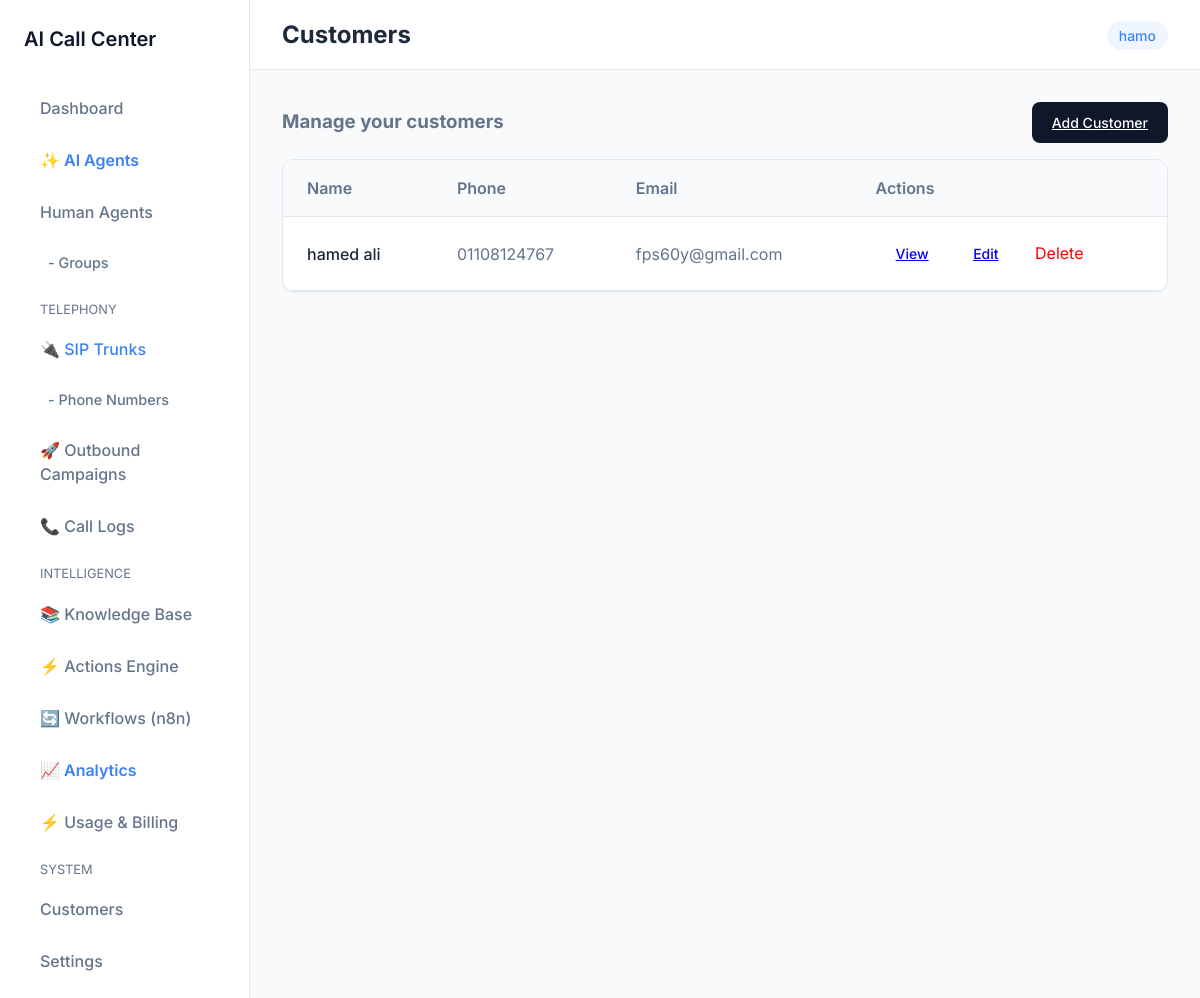
/customers/ (signed in), run on the app's committed database.
### organizations/models.py (models this page shows, shortened)
class Organization(models.Model):
    name = models.CharField(_("Organization Name"), max_length=255)
    domain = models.CharField(_("Domain"), max_length=255, unique=True, null=True, blank=True)
    is_active = models.BooleanField(default=True)
    created_at = models.DateTimeField(auto_now_add=True)
    updated_at = models.DateTimeField(auto_now=True)

### customers/models.py (models this page shows, shortened)
class Customer(TenantAwareModel):
    name = models.CharField(max_length=255)
    phone_number = models.CharField(max_length=20, blank=True, null=True)
    email = models.EmailField(blank=True, null=True)
    notes = models.TextField(blank=True, null=True)
    created_at = models.DateTimeField(auto_now_add=True)
    updated_at = models.DateTimeField(auto_now=True)

### customers/views.py (the view)
# urls.py: path('', views.CustomerListView.as_view(), name='customer_list'),
class CustomerListView(LoginRequiredMixin, ListView):
    model = Customer
    template_name = 'customers/customer_list.html'
    context_object_name = 'customers'

### core/context_processors.py (called while the page is built)
def current_organization(request):
    if hasattr(request, 'organization') and request.organization:
        return {'current_organization': request.organization}
    return {'current_organization': None}

### core/models.py (called while the page is built)
def get_current_organization():
    return getattr(_thread_locals, 'organization', None)

def set_current_organization(organization):
    _thread_locals.organization = organization

    def get_queryset(self):
        org = get_current_organization()
        if org:
            return super().get_queryset().filter(organization=org)
        return super().get_queryset()

### customers/templates/customers/customer_list.html
{% extends 'core/base.html' %}
{% block page_title %}Customers{% endblock %}
{% block content %}
<div class="mb-4" style="display: flex; justify-content: space-between; align-items: center;">
    <h3 class="text-muted">Manage your customers</h3>
    <a href="{% url 'customer_create' %}" class="btn btn-primary">Add Customer</a>
</div>
<div class="card" style="padding: 0; overflow: hidden;">
    <table style="width: 100%; border-collapse: collapse; text-align: left;">
        <thead style="background-color: var(--bg-color); border-bottom: 1px solid var(--border-color);">
            <tr>
                <th style="padding: 16px 24px; font-weight: 600; color: var(--text-secondary);">Name</th>
                <th style="padding: 16px 24px; font-weight: 600; color: var(--text-secondary);">Phone</th>
                <th style="padding: 16px 24px; font-weight: 600; color: var(--text-secondary);">Email</th>
                <th style="padding: 16px 24px; font-weight: 600; color: var(--text-secondary);">Actions</th>
            </tr>
        </thead>
        <tbody>
            {% for customer in customers %}
            <tr style="border-bottom: 1px solid var(--border-color);">
                <td style="padding: 16px 24px; font-weight: 500;">{{ customer.name }}</td>
                <td style="padding: 16px 24px; color: var(--text-secondary);">{{ customer.phone_number }}</td>
                <td style="padding: 16px 24px; color: var(--text-secondary);">{{ customer.email }}</td>
                <td style="padding: 16px 24px;">
                    <a href="{% url 'customer_detail' customer.pk %}" class="btn btn-sm btn-outline-primary">View</a>
                    <a href="{% url 'customer_update' customer.pk %}" class="btn btn-sm btn-outline-secondary">Edit</a>
                    <a href="{% url 'customer_delete' customer.pk %}" style="color: red; text-decoration: none; margin-left: 12px;">Delete</a>
                </td>
            </tr>
            {% empty %}
            <tr>
                <td colspan="4" style="padding: 32px 24px; text-align: center; color: var(--text-secondary);">
                    No customers found. Click "Add Customer" to create one.
                </td>
            </tr>
            {% endfor %}
        </tbody>
    </table>
</div>
{% endblock %}

### core/templates/core/base.html (shortened to what this page needs)
{% load static %}
<!DOCTYPE html>
<html lang="en">
<head>
    <link rel="stylesheet" href="{% static 'core/css/style.css' %}">
</head>
<body>
    <div class="app-container">
        <aside class="sidebar">
            <a href="/" class="sidebar-logo">AI Call Center</a>
            <ul class="nav-links">
                <li class="nav-item">
                    <a href="{% url 'dashboard' %}" class="nav-link">Dashboard</a>
                </li>
                <li class="nav-item">
                    <a href="{% url 'ai_agent_list' %}" class="nav-link" style="color: var(--accent-color); font-weight: 600;">✨ AI Agents</a>
                </li>
                <li class="nav-item">
                    <a href="{% url 'agent_list' %}" class="nav-link">Human Agents</a>
                </li>
                <li class="nav-item">
                    <a href="{% url 'agent_group_list' %}" class="nav-link" style="padding-left: 24px; font-size: 0.9em;">- Groups</a>
                </li>
                <li class="nav-item" style="margin-top: 16px; font-size: 0.8em; text-transform: uppercase; color: var(--text-secondary); padding: 0 16px;">Telephony</li>
                <li class="nav-item">
                    <a href="{% url 'sip_trunk_list' %}" class="nav-link" style="color: var(--accent-color);">🔌 SIP Trunks</a>
                </li>
                <li class="nav-item">
                    <a href="{% url 'phone_number_list' %}" class="nav-link" style="padding-left: 24px; font-size: 0.9em;">- Phone Numbers</a>
                </li>
                <li class="nav-item">
                    <a href="{% url 'campaign-list' %}" class="nav-link">🚀 Outbound Campaigns</a>
                </li>
                <li class="nav-item">
                    <a href="{% url 'call_log_list' %}" class="nav-link">📞 Call Logs</a>
                </li>
                <li class="nav-item" style="margin-top: 16px; font-size: 0.8em; text-transform: uppercase; color: var(--text-secondary); padding: 0 16px;">Intelligence</li>
                <li class="nav-item">
                    <a href="{% url 'knowledge_document_list' %}" class="nav-link">📚 Knowledge Base</a>
                </li>
                <li class="nav-item">
                    <a href="{% url 'action_definition_list' %}" class="nav-link">⚡ Actions Engine</a>
                </li>
                <li class="nav-item">
                    <a href="{% url 'workflow_list' %}" class="nav-link">🔄 Workflows (n8n)</a>
                </li>
                <li class="nav-item">
                    <a href="{% url 'analytics_dashboard' %}" class="nav-link" style="color: var(--accent-color); font-weight: 600;">📈 Analytics</a>
                </li>
                <li class="nav-item">
                    <a href="{% url 'usage_dashboard' %}" class="nav-link">⚡ Usage & Billing</a>
                </li>
                <li class="nav-item" style="margin-top: 16px; font-size: 0.8em; text-transform: uppercase; color: var(--text-secondary); padding: 0 16px;">System</li>
                <li class="nav-item">
                    <a href="{% url 'customer_list' %}" class="nav-link">Customers</a>
                </li>
                <li class="nav-item">
                    <a href="{% url 'settings_update' %}" class="nav-link">Settings</a>
                </li>
            </ul>
        </aside>
        <main class="main-content">
            <header class="topbar">
                <div class="topbar-left">
                    <h2 class="page-title">{% block page_title %}Dashboard{% endblock %}</h2>
                </div>
                <div class="topbar-right">
                    {% if current_organization %}
                        <span class="organization-badge">{{ current_organization.name }}</span>
                    {% else %}
                        <span class="organization-badge">Global Admin</span>
                    {% endif %}
                </div>
            </header>
            <div class="content-area">
                {% block content %}
                {% endblock %}
            </div>
        </main>
    </div>
</body>
</html>

### core/static/core/css/style.css (style rules this page uses)
:root { --bg-color: #f8fafc; --surface-color: #ffffff; --primary-color: #0f172a; --text-primary: #1e293b; --text-secondary: #64748b; --border-color: #e2e8f0; --accent-color: #3b82f6; --radius-lg: 12px; --radius-md: 8px; --shadow-sm: 0 1px 2px 0 rgb(0 0 0 / 0.05); --shadow-md: 0 4px 6px -1px rgb(0 0 0 / 0.1), 0 2px 4px -2px rgb(0 0 0 / 0.1); --transition: all 0.2s ease-in-out; }
* { box-sizing: border-box; margin: 0; padding: 0; }
body { font-family: 'Inter', sans-serif; background-color: var(--bg-color); color: var(--text-primary); line-height: 1.5; display: flex; min-height: 100vh; }
.app-container { display: flex; width: 100%; }
.sidebar { width: 250px; background-color: var(--surface-color); border-right: 1px solid var(--border-color); padding: 24px; display: flex; flex-direction: column; }
.sidebar-logo { font-size: 1.25rem; font-weight: 600; color: var(--primary-color); margin-bottom: 32px; text-decoration: none; }
.nav-links { list-style: none; }
.nav-item { margin-bottom: 8px; }
.nav-link { text-decoration: none; color: var(--text-secondary); font-weight: 500; padding: 10px 16px; border-radius: var(--radius-md); display: block; transition: var(--transition); }
.main-content { flex: 1; display: flex; flex-direction: column; }
.topbar { height: 70px; background-color: var(--surface-color); border-bottom: 1px solid var(--border-color); display: flex; align-items: center; justify-content: space-between; padding: 0 32px; }
.organization-badge { background: #eff6ff; color: var(--accent-color); padding: 6px 12px; border-radius: 20px; font-size: 0.875rem; font-weight: 500; }
.content-area { padding: 32px; overflow-y: auto; }
.card { background: var(--surface-color); border-radius: var(--radius-lg); padding: 24px; box-shadow: var(--shadow-sm); border: 1px solid var(--border-color); transition: var(--transition); }
.btn { display: inline-flex; align-items: center; justify-content: center; padding: 10px 20px; border-radius: var(--radius-md); font-weight: 500; cursor: pointer; transition: var(--transition); border: none; font-family: inherit; font-size: 0.875rem; }
.btn-primary { background-color: var(--primary-color); color: white; }
.mb-4 { margin-bottom: 1rem; }
.text-muted { color: var(--text-secondary); }

### data on the page
Organization: name "hamo"
Customer: name "hamed ali", phone_number "01108124767", email "fps60y@gmail.com"
